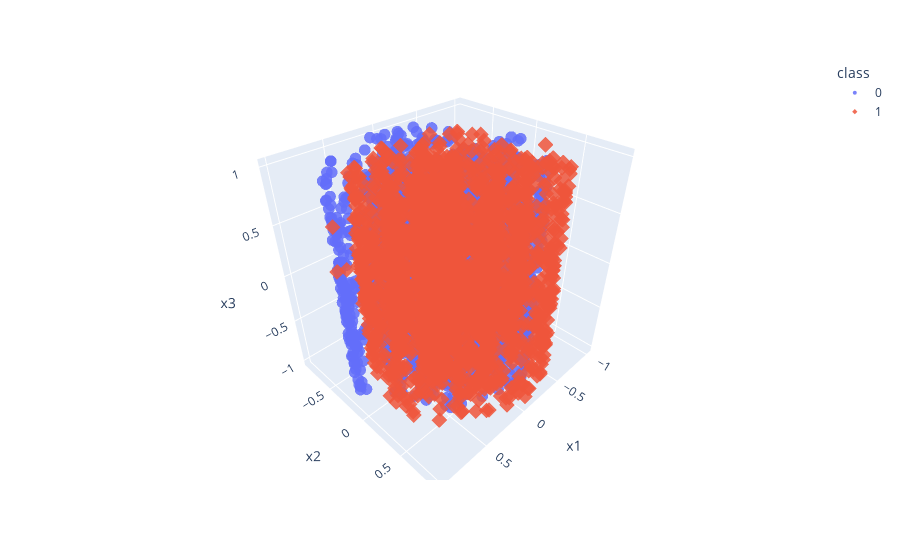

Notebook source saved alongside this figure:
### Code cell
X,y = make_spirals_nd_full2(d=2, extra_dims=1)
print(X.shape)
plot_3d_features_with_labels(X,y)

### Figure 1 — Plotly figure (JSON) as saved in the notebook; plotly's stock layout.template omitted (floating-point values rounded to 4 significant figures; data arrays with more than 128 entries replaced by an {"elided": "..."} marker saying what was removed)
{"data": [{"hovertemplate": "class=0<br>x1=%{x}<br>x2=%{y}<br>x3=%{z}<extra></extra>", "legendgroup": "0", "marker": {"color": "#636efa", "opacity": 0.85, "size": 4, "symbol": "circle"}, "mode": "markers", "name": "0", "scene": "scene", "showlegend": true, "type": "scatter3d", "x": {"elided": "2487 float values"}, "y": {"elided": "2487 float values"}, "z": {"elided": "2487 float values"}}, {"hovertemplate": "class=1<br>x1=%{x}<br>x2=%{y}<br>x3=%{z}<extra></extra>", "legendgroup": "1", "marker": {"color": "#EF553B", "opacity": 0.85, "size": 4, "symbol": "diamond"}, "mode": "markers", "name": "1", "scene": "scene", "showlegend": true, "type": "scatter3d", "x": {"elided": "2513 float values"}, "y": {"elided": "2513 float values"}, "z": {"elided": "2513 float values"}}], "layout": {"legend": {"title": {"text": "class"}, "tracegroupgap": 0}, "margin": {"t": 60}, "scene": {"domain": {"x": [0, 1], "y": [0, 1]}, "xaxis": {"title": {"text": "x1"}}, "yaxis": {"title": {"text": "x2"}}, "zaxis": {"title": {"text": "x3"}}}}}
